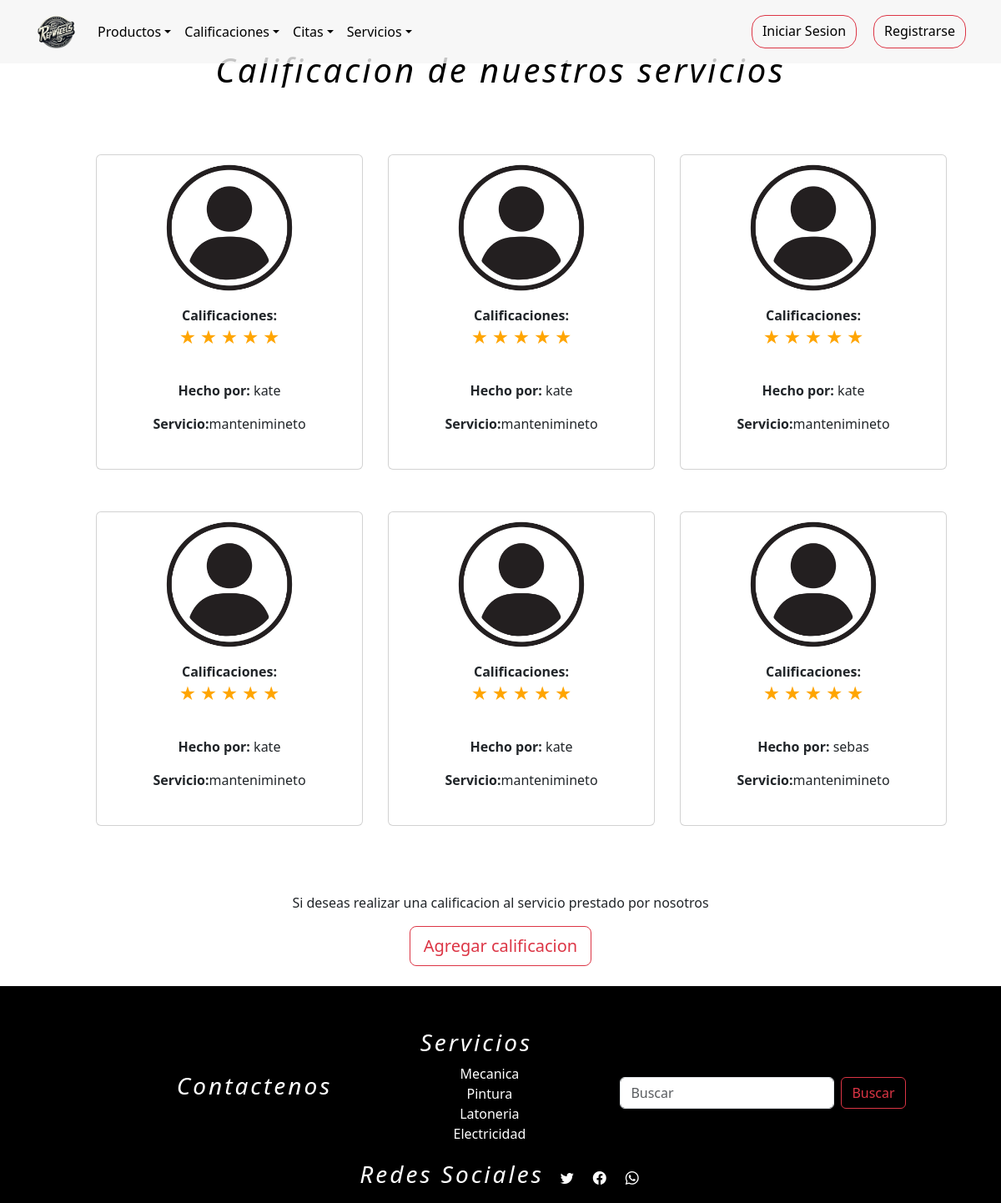
Before: /calificaciones with the older database file.
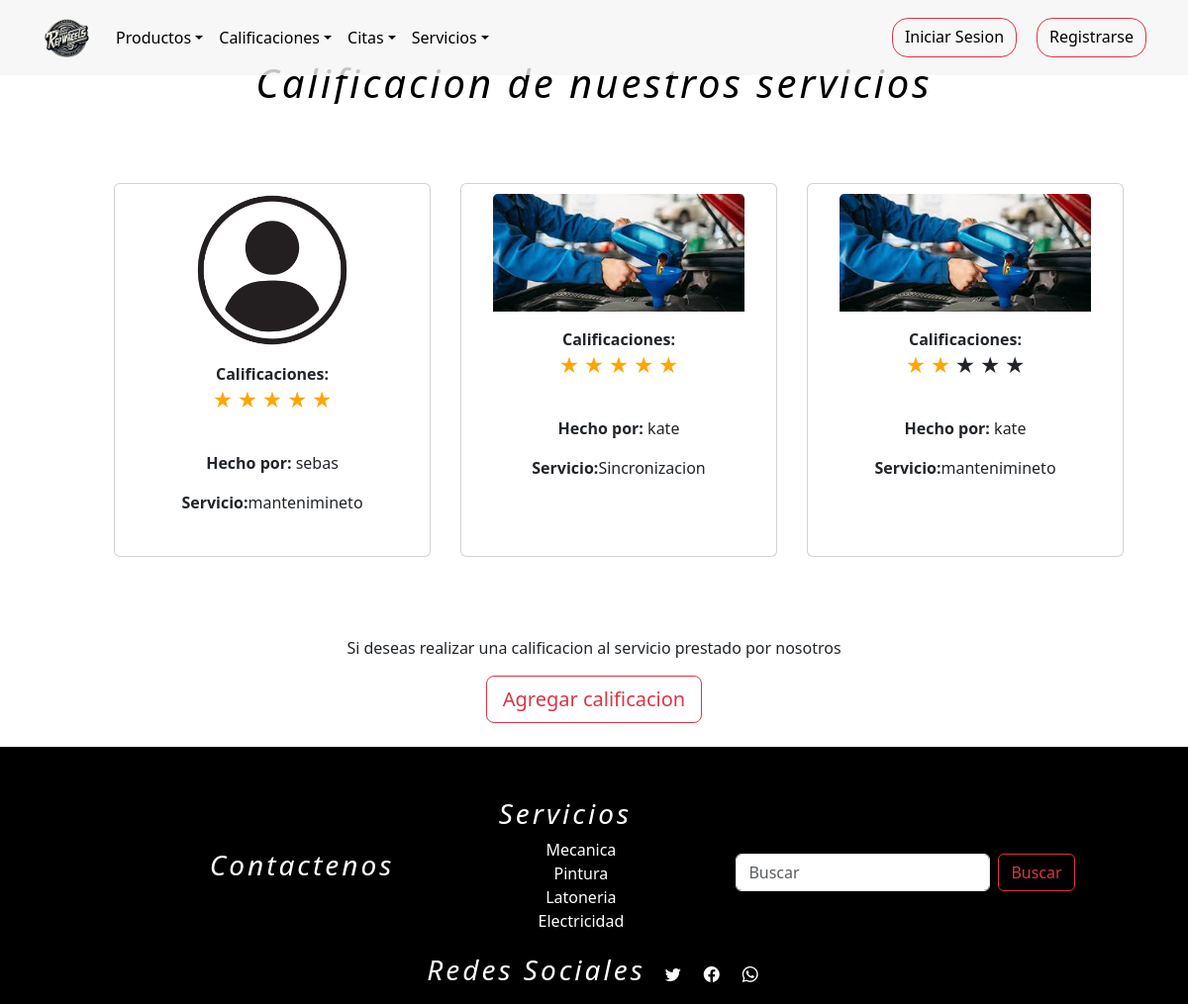
After: the same page with the newer database file.
### tienda/models.py (models this page shows, shortened)
class Calificaciones(models.Model):
    cliente = models.ForeignKey(Usuarios,on_delete=models.DO_NOTHING,blank=False,null=True)
    servicios = models.ForeignKey(Servicios,on_delete=models.DO_NOTHING,blank=False,null=True)
    foto = models.ImageField(upload_to="media/", default="media/user.png")
    Estrellas= (
        (1, "1"),
        (2,"2"),
        (3,"3"),
        (4,"4"),
        (4,"5"),
    )
    cantidad_estrellas = models.IntegerField(choices=Estrellas,default=5)

class Usuarios(AbstractUser):
    username = None
    nombre = models.CharField(max_length=254)
    email = models.EmailField(max_length=254, unique=True,blank=False,null=True)
    password = models.CharField(max_length=254,blank=False,null=True)
    foto = models.ImageField(upload_to="media/", default="media/user.png")
    token_recuperar = models.CharField(max_length=254,blank=False,null=False,default=0)
    telefono=models.IntegerField(null=False,blank=True,default='0')
    cargo = models.CharField(max_length=254,null=False)
    direccion=models.CharField(max_length=254)
    cedula=models.IntegerField(blank=True,null=False,default='0')
    ROLES = (
        (1,"administrador"),
        (2,"proveedor"),
        (3,"empleado"),
        (4,"cliente"),
    )
    rol=models.IntegerField(choices=ROLES,default=4)
    n = models.IntegerField(blank=True,null=False,default=0)
    USERNAME_FIELD = "email"
    REQUIRED_FIELDS = ["nombre"]
    objects = CustomUserManager()
    def __str__(self):
        return self.nombre

class Servicios(models.Model):
    nombre=models.CharField(max_length=254)
    descripcion_servicio = models.TextField()
    foto = models.ImageField(upload_to="media/", default="media/servicio.jpg")
    precio = models.IntegerField(null=False,blank=False,default=100000)
    def __str__(self):
        return self.nombre

### tienda/views.py (the view)
# urls.py: path('calificaciones',views.calificaciones,name='calificaciones'),
def calificaciones(request):
    q = Calificaciones.objects.all()
    s = Servicios.objects.all()
    contexto = {"data":q,"servicios":s}
    return render(request, "tienda/calificaciones/calificacion.html",contexto)

### tienda/templates/tienda/calificaciones/calificacion.html (shortened to what this page needs)
{% extends 'tienda/base.html' %}
{% load static %}
{% block contenedor %}
<main class="mainly">
  <section id="funcionC">
    <div class="tit">
      <h1>Calificacion de nuestros servicios</h1>
    </div>
    {% if data %}
      <article id="personas">
        <section class="container-fluid">
          <div id="cali">
            <div class="product">
              {% for p in data %}
              <div class="card align-items-center text-center p-10" style="width: 20rem; padding: 10px;">
              <img src="{{ p.foto.url }}" class="card-img-top" style="width:85%;">
                <div class="card-body">
                  <strong>Calificaciones: </strong>
                  <form id="form_calificaciones">
                    <p class="clasificacion">
                      <label for="radio1" class="st">★</label>
                      <label for="radio2" class="st">★</label>
                      <label for="radio3" class="st">★</label>
                      <label class="st" class="st">★</label>
                      <label for="radio5" class="st">★</label>
                    </p>
                  </form>
                  <p class="text"><strong>Hecho por:</strong> {{ p.cliente }}</p>
                  <p class="text"><strong>Servicio:</strong>{{ p.servicios }}</p>
                </div>
              </div>
              {% endfor %}
            </div>
          </div>
        </section>
      </article>
    {% else %}
          <h1>No hay calificaciones !!</h1>
    {% endif %}
    <article class="add">
      <p>Si deseas realizar una calificacion al servicio prestado por nosotros</p>
      <button class="btn btn-outline-danger btn-lg" data-bs-toggle="modal" data-bs-target="#agg">Agregar
        calificacion</button>
    </article>
  </section>
</main>
{% endblock %}

### tienda/templates/tienda/base.html (shortened to what this page needs)
{% load static %}
<!doctype html>
<html lang="es">
<head>
    <link rel="stylesheet" href="{% static 'tienda/css/bootstrap.min.css' %}" />
    <link rel="stylesheet" href="{% static 'tienda/css/landing.css' %}" />
    <link rel="stylesheet" href="https://cdn.jsdelivr.net/npm/bootstrap-icons@1.11.1/font/bootstrap-icons.css">
</head>
<body onload="cargar()">
    <header>
        <nav class="navbar navbar-expand-lg navbar-dark fixed-top" id="trasnnav" >
            <div class="container" >
                <a class="navbar-brand" href="{% url 'index' %}"><img src="{% static 'tienda/img/Logo.png' %}" alt=""
                        width="51px" height="50px"></a>
                <div class="collapse navbar-collapse" id="mynavbar">
                    <ul class="navbar-nav me-auto">
                        <li class="nav-item dropdown">
                            <a class="nav-link dropdown-toggle" href="#" role="button"
                                data-bs-toggle="dropdown" style="color: black;">Productos</a>
                        </li>
                        <li class="nav-item dropdown">
                            <a class="nav-link dropdown-toggle" href="#" role="button"
                                data-bs-toggle="dropdown" style="color: black;">Calificaciones</a>
                        </li>
                        <li class="nav-item dropdown">
                            <a class="nav-link dropdown-toggle" href="#" role="button"
                                data-bs-toggle="dropdown" style="color: black;">Citas</a>
                        </li>
                        <li class="nav-item dropdown">
                            <a class="nav-link dropdown-toggle" href="#" role="button"
                                data-bs-toggle="dropdown" style="color: black;">Servicios</a>
                        </li>
                    </ul>
                    <form id='botones' class="d-flex">
                        {% if request.session.logueo.rol > 0 and request.session.logueo.rol <= 5 %}
                            <a class="btn btn-danger" hidden href="{% url 'login' %}">Iniciar</a>
                            <a class="btn btn-outline-danger" href="{% url 'logout' %}"><i class="bi bi-door-open-fill" style="color: black;"></i></a>
                            <a href="javascript:showCart(`{% url 'showCart' %}`);" class="btn btn-outline-danger"><i class="bi bi-cart-fill" style="color: black;"></i></a>
                            <ul class="navbar-nav me-auto">
                                <li class="nav-item dropdown">
                                    <a class="nav-link dropdown-toggle btn btn-outline-danger"  href="#" role="button"
                                        data-bs-toggle="dropdown"><i class="bi bi-list" style="color: black;"></i></a>
                                    <ul class="dropdown-menu">
                                        <li><a class="dropdown-item" style="color: black;" href="{% url 'perfil' %}">Perfil</a></li>
                                        <li><a class="dropdown-item" style="color: black;" href="{% url 'add_car' %}">Mis vehiculos</a></li>
                                        <li><a class="dropdown-item" style="color: black;" href="{% url 'compras' %}">Mis compras</a></li>
                                        <li><a class="dropdown-item" style="color: black;" href="{% url 'eliminarCalificacion' %}">Mis calificaciones</a></li>
                                    </ul>
                                </li>
                            </ul>
                        {% else %}
                            <a class="btn btn-outline-danger text-black rounded-4" href="{% url 'login' %}">Iniciar Sesion</a>
                            <a class="btn btn-outline-danger text-black rounded-4" href="{% url 'register' %}">Registrarse</a>
                        {% endif %}
                    </form>
                </div>
            </div>
        </nav>
    </header>
    <div >
        {% block contenedor %}
        {% endblock %}
    </div>
    <footer>
        <div id="super">
            <div>
                <h3>Contactenos</h3>
            </div>
            <div>
                <h3>Servicios</h3>
                <ul>
                    <li>Mecanica</li>
                    <li>Pintura</li>
                    <li>Latoneria</li>
                    <li>Electricidad</li>
                </ul>
            </div>
            <div>
                <form class="d-flex">
                    <input class="form-control me-2" type="text" placeholder="Buscar">
                    <button class="btn btn-outline-danger me-2" type="button">Buscar</button>
                </form>
            </div>
        </div>
        <div id="infer" class="fixed-bottom">
            <h3>Redes Sociales</h3>
            <a href="#"><i class="bi bi-twitter"></i></a>
            <a href="#"><i class="bi bi-facebook"></i></a>
            <a href="#"><i class="bi bi-whatsapp"></i></a>
        </div>
    </footer>
</body>
</html>

### tienda/static/tienda/css/landing.css (style rules this page uses)
section { background-color: rgb(255, 255, 255); height: 100%; }
.mainly { padding-top: 3%; }
a { text-decoration: none; color: white; }
h1 { text-align: center; }
li { list-style: none; }
.tit { padding: 2px,2px,2px,2px; width: 100%; height: 45px; color: black; font-style: italic; letter-spacing: 2px; }
footer { background-color: rgb(0, 0, 0); width: 100%; height: 260px; color: rgb(255, 255, 255); border:1px solid black ; }
#super { margin-top: 50px; display: flex; justify-content: space-evenly; align-items: center; text-align: center; padding-bottom: 20px ; }
#infer { background-color: black; display: flex; justify-content: center; align-items: center; color: white; height: 60px; gap: 20px; letter-spacing: 3px; }
footer h3,h1 { text-align: center; font-style: italic; letter-spacing: 3px; }
#infer h3 { font-style: italic; }
#trasnnav { background-color: rgba(245, 245, 245, 0.8); }
i { color: white; }
#botones { display: flex; flex-direction: row; justify-content: space-evenly; gap: 20px; height: 40px; }
#botones a { color: white; text-decoration: none; }
#funcionC { height: 100%; display: flex; flex-direction: column; padding: 2%; }
.add { display: flex; justify-content: center; flex-direction: column; align-items: center; }
.product { display: grid; grid-template-columns: repeat(3,350px); row-gap:50px; margin-left: 80px; align-content: center; justify-content: center; padding: 80px ; }
#form_calificaciones { width: 250px; margin: 0 auto; height: 50px; }
#form_calificaciones p { text-align: center; }
#form_calificaciones label { font-size: 20px; }
.clasificacion { direction: rtl; unicode-bidi: bidi-override; }
input[type="radio"]:checked~label { color: orange; }

Changed rows visible on the page:
removed Calificaciones: foto (placeholder picture), cliente "kate", servicios "mantenimineto"
removed Calificaciones: foto (placeholder picture), cliente "kate", servicios "mantenimineto"
removed Calificaciones: foto (placeholder picture), cliente "kate", servicios "mantenimineto"
removed Calificaciones: foto (placeholder picture), cliente "kate", servicios "mantenimineto"
removed Calificaciones: foto (placeholder picture), cliente "kate", servicios "mantenimineto"
added Calificaciones: foto (picture), cliente "kate", servicios "Sincronizacion"
added Calificaciones: foto (picture), cliente "kate", servicios "mantenimineto"
